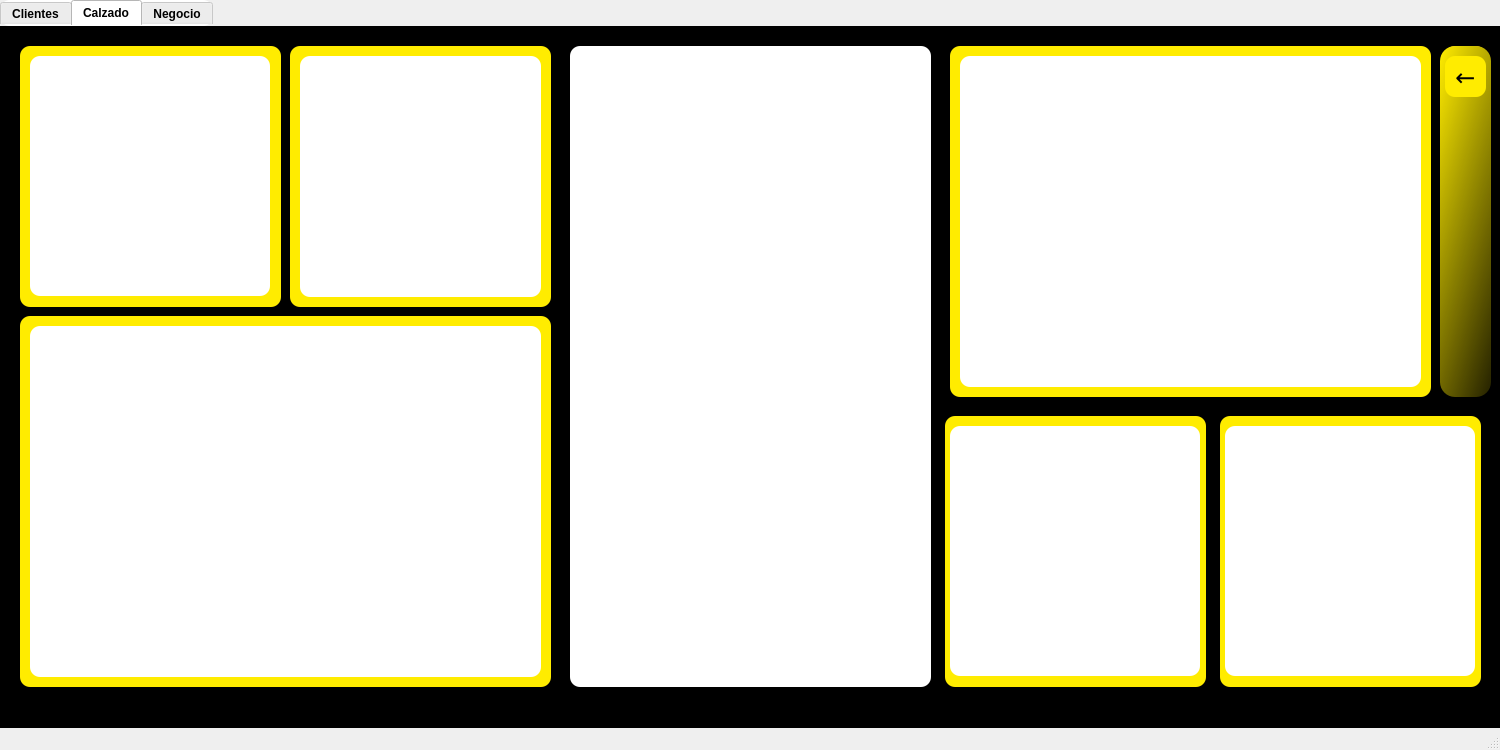
<?xml version="1.0" encoding="UTF-8"?>
<ui version="4.0">
 <class>MainWindow</class>
 <widget class="QMainWindow" name="MainWindow">
  <property name="geometry">
   <rect>
    <x>0</x>
    <y>0</y>
    <width>1500</width>
    <height>750</height>
   </rect>
  </property>
  <property name="sizePolicy">
   <sizepolicy hsizetype="Preferred" vsizetype="Preferred">
    <horstretch>0</horstretch>
    <verstretch>0</verstretch>
   </sizepolicy>
  </property>
  <property name="minimumSize">
   <size>
    <width>1500</width>
    <height>750</height>
   </size>
  </property>
  <property name="maximumSize">
   <size>
    <width>1500</width>
    <height>750</height>
   </size>
  </property>
  <property name="windowTitle">
   <string>MainWindow</string>
  </property>
  <widget class="QWidget" name="centralwidget">
   <widget class="QTabWidget" name="Clientes">
    <property name="geometry">
     <rect>
      <x>0</x>
      <y>0</y>
      <width>1500</width>
      <height>750</height>
     </rect>
    </property>
    <property name="minimumSize">
     <size>
      <width>1500</width>
      <height>750</height>
     </size>
    </property>
    <property name="maximumSize">
     <size>
      <width>1500</width>
      <height>750</height>
     </size>
    </property>
    <property name="font">
     <font>
      <weight>75</weight>
      <bold>true</bold>
      <kerning>true</kerning>
     </font>
    </property>
    <property name="styleSheet">
     <string notr="true">background-color: rgb(255, 255, 255);
border-radius:10px;</string>
    </property>
    <property name="currentIndex">
     <number>1</number>
    </property>
    <widget class="QWidget" name="tab_6">
     <attribute name="title">
      <string>Clientes</string>
     </attribute>
     <widget class="QLabel" name="aviso_lineedit_4">
      <property name="geometry">
       <rect>
        <x>60</x>
        <y>410</y>
        <width>191</width>
        <height>16</height>
       </rect>
      </property>
      <property name="styleSheet">
       <string notr="true">color: red;</string>
      </property>
      <property name="text">
       <string>&lt;html&gt;&lt;head/&gt;&lt;body&gt;&lt;p align=&quot;center&quot;&gt;&lt;br/&gt;&lt;/p&gt;&lt;/body&gt;&lt;/html&gt;</string>
      </property>
     </widget>
     <widget class="QLabel" name="label_2">
      <property name="geometry">
       <rect>
        <x>290</x>
        <y>20</y>
        <width>261</width>
        <height>261</height>
       </rect>
      </property>
      <property name="styleSheet">
       <string notr="true">background-color: rgb(255, 236, 0)</string>
      </property>
      <property name="text">
       <string/>
      </property>
     </widget>
     <widget class="QGraphicsView" name="clientes_graphicsView_2">
      <property name="geometry">
       <rect>
        <x>300</x>
        <y>30</y>
        <width>240</width>
        <height>240</height>
       </rect>
      </property>
     </widget>
     <widget class="QLabel" name="label_3">
      <property name="geometry">
       <rect>
        <x>20</x>
        <y>20</y>
        <width>261</width>
        <height>261</height>
       </rect>
      </property>
      <property name="styleSheet">
       <string notr="true">background-color: rgb(255, 236, 0 )</string>
      </property>
      <property name="text">
       <string/>
      </property>
     </widget>
     <widget class="QGraphicsView" name="clientes_graphicsView_1">
      <property name="geometry">
       <rect>
        <x>30</x>
        <y>30</y>
        <width>240</width>
        <height>240</height>
       </rect>
      </property>
     </widget>
     <widget class="QLabel" name="label_7">
      <property name="geometry">
       <rect>
        <x>20</x>
        <y>290</y>
        <width>531</width>
        <height>371</height>
       </rect>
      </property>
      <property name="styleSheet">
       <string notr="true">background-color: rgb(255, 236, 0)</string>
      </property>
      <property name="text">
       <string/>
      </property>
     </widget>
     <widget class="QGraphicsView" name="clientes_graphicsView_3">
      <property name="geometry">
       <rect>
        <x>30</x>
        <y>300</y>
        <width>511</width>
        <height>351</height>
       </rect>
      </property>
     </widget>
     <widget class="QLabel" name="label_6">
      <property name="geometry">
       <rect>
        <x>-10</x>
        <y>-40</y>
        <width>1521</width>
        <height>741</height>
       </rect>
      </property>
      <property name="styleSheet">
       <string notr="true">background-color: black</string>
      </property>
      <property name="text">
       <string/>
      </property>
     </widget>
     <widget class="QGraphicsView" name="clientes_graphicsView_4">
      <property name="geometry">
       <rect>
        <x>570</x>
        <y>20</y>
        <width>361</width>
        <height>641</height>
       </rect>
      </property>
     </widget>
     <widget class="QLabel" name="label_12">
      <property name="geometry">
       <rect>
        <x>945</x>
        <y>390</y>
        <width>541</width>
        <height>271</height>
       </rect>
      </property>
      <property name="styleSheet">
       <string notr="true">background-color: rgb(255, 236, 0)</string>
      </property>
      <property name="text">
       <string/>
      </property>
     </widget>
     <widget class="QLabel" name="label">
      <property name="geometry">
       <rect>
        <x>1440</x>
        <y>20</y>
        <width>51</width>
        <height>351</height>
       </rect>
      </property>
      <property name="styleSheet">
       <string notr="true">
background-color:qlineargradient(spread:pad, x1:1, y1:2, x2:0, y2:0, stop:0 rgba(0, 0, 0, 1), stop:0.302488 rgba(0, 0, 0, 1), stop:1 rgba(255,236,0, 1));


border-radius: 15px;</string>
      </property>
      <property name="text">
       <string/>
      </property>
     </widget>
     <widget class="QGraphicsView" name="clientes_graphicsView_5">
      <property name="geometry">
       <rect>
        <x>950</x>
        <y>400</y>
        <width>531</width>
        <height>250</height>
       </rect>
      </property>
     </widget>
     <widget class="QLabel" name="label_11">
      <property name="geometry">
       <rect>
        <x>950</x>
        <y>20</y>
        <width>481</width>
        <height>351</height>
       </rect>
      </property>
      <property name="styleSheet">
       <string notr="true">background-color: rgb(255, 236, 0)</string>
      </property>
      <property name="text">
       <string/>
      </property>
     </widget>
     <widget class="QGraphicsView" name="clientes_graphicsView_7">
      <property name="geometry">
       <rect>
        <x>960</x>
        <y>30</y>
        <width>461</width>
        <height>331</height>
       </rect>
      </property>
     </widget>
     <widget class="QPushButton" name="regresarButton">
      <property name="geometry">
       <rect>
        <x>1445</x>
        <y>30</y>
        <width>41</width>
        <height>41</height>
       </rect>
      </property>
      <property name="font">
       <font>
        <family>MS Outlook</family>
        <pointsize>18</pointsize>
        <weight>50</weight>
        <italic>false</italic>
        <bold>false</bold>
       </font>
      </property>
      <property name="cursor">
       <cursorShape>PointingHandCursor</cursorShape>
      </property>
      <property name="styleSheet">
       <string notr="true">background-color: rgb(255, 236,0);
font: 18pt &quot;MS Outlook&quot;;</string>
      </property>
      <property name="text">
       <string>←</string>
      </property>
     </widget>
     <zorder>label_6</zorder>
     <zorder>aviso_lineedit_4</zorder>
     <zorder>label_2</zorder>
     <zorder>clientes_graphicsView_2</zorder>
     <zorder>label_3</zorder>
     <zorder>clientes_graphicsView_1</zorder>
     <zorder>label_7</zorder>
     <zorder>clientes_graphicsView_3</zorder>
     <zorder>clientes_graphicsView_4</zorder>
     <zorder>label_12</zorder>
     <zorder>label</zorder>
     <zorder>clientes_graphicsView_5</zorder>
     <zorder>label_11</zorder>
     <zorder>clientes_graphicsView_7</zorder>
     <zorder>regresarButton</zorder>
    </widget>
    <widget class="QWidget" name="tab">
     <attribute name="title">
      <string>Calzado</string>
     </attribute>
     <widget class="QLabel" name="label_82">
      <property name="geometry">
       <rect>
        <x>-10</x>
        <y>-10</y>
        <width>1521</width>
        <height>741</height>
       </rect>
      </property>
      <property name="styleSheet">
       <string notr="true">background-color: black</string>
      </property>
      <property name="text">
       <string/>
      </property>
     </widget>
     <widget class="QLabel" name="label_100">
      <property name="geometry">
       <rect>
        <x>20</x>
        <y>290</y>
        <width>531</width>
        <height>371</height>
       </rect>
      </property>
      <property name="styleSheet">
       <string notr="true">background-color: rgb(255, 236, 0)</string>
      </property>
      <property name="text">
       <string/>
      </property>
     </widget>
     <widget class="QLabel" name="label_101">
      <property name="geometry">
       <rect>
        <x>1220</x>
        <y>390</y>
        <width>261</width>
        <height>271</height>
       </rect>
      </property>
      <property name="styleSheet">
       <string notr="true">background-color: rgb(255, 236, 0)</string>
      </property>
      <property name="text">
       <string/>
      </property>
     </widget>
     <widget class="QPushButton" name="regresarButton_7">
      <property name="geometry">
       <rect>
        <x>1445</x>
        <y>20</y>
        <width>41</width>
        <height>41</height>
       </rect>
      </property>
      <property name="font">
       <font>
        <family>MS Outlook</family>
        <pointsize>18</pointsize>
        <weight>50</weight>
        <italic>false</italic>
        <bold>false</bold>
       </font>
      </property>
      <property name="cursor">
       <cursorShape>PointingHandCursor</cursorShape>
      </property>
      <property name="styleSheet">
       <string notr="true">background-color: #fdbb2d;
font: 18pt &quot;MS Outlook&quot;;</string>
      </property>
      <property name="text">
       <string>←</string>
      </property>
     </widget>
     <widget class="QLabel" name="label_103">
      <property name="geometry">
       <rect>
        <x>290</x>
        <y>20</y>
        <width>261</width>
        <height>261</height>
       </rect>
      </property>
      <property name="styleSheet">
       <string notr="true">background-color: rgb(255, 236, 0)</string>
      </property>
      <property name="text">
       <string/>
      </property>
     </widget>
     <widget class="QLabel" name="label_104">
      <property name="geometry">
       <rect>
        <x>20</x>
        <y>20</y>
        <width>261</width>
        <height>261</height>
       </rect>
      </property>
      <property name="styleSheet">
       <string notr="true">background-color: rgb(255, 236, 0 )</string>
      </property>
      <property name="text">
       <string/>
      </property>
     </widget>
     <widget class="QLabel" name="label_105">
      <property name="geometry">
       <rect>
        <x>945</x>
        <y>390</y>
        <width>261</width>
        <height>271</height>
       </rect>
      </property>
      <property name="styleSheet">
       <string notr="true">background-color: rgb(255, 236, 0)</string>
      </property>
      <property name="text">
       <string/>
      </property>
     </widget>
     <widget class="QGraphicsView" name="calzado_graphicsView_8">
      <property name="geometry">
       <rect>
        <x>1225</x>
        <y>400</y>
        <width>250</width>
        <height>250</height>
       </rect>
      </property>
     </widget>
     <widget class="QLabel" name="label_106">
      <property name="geometry">
       <rect>
        <x>1440</x>
        <y>20</y>
        <width>51</width>
        <height>351</height>
       </rect>
      </property>
      <property name="styleSheet">
       <string notr="true">
background-color:qlineargradient(spread:pad, x1:1, y1:2, x2:0, y2:0, stop:0 rgba(0, 0, 0, 1), stop:0.302488 rgba(0, 0, 0, 1), stop:1 rgba(255,236,0, 1));


border-radius: 15px;</string>
      </property>
      <property name="text">
       <string/>
      </property>
     </widget>
     <widget class="QLabel" name="label_108">
      <property name="geometry">
       <rect>
        <x>970</x>
        <y>300</y>
        <width>441</width>
        <height>20</height>
       </rect>
      </property>
      <property name="text">
       <string> Gráfica GRANDE de Una cosa con Algo</string>
      </property>
     </widget>
     <widget class="QGraphicsView" name="calzado_graphicsView_5">
      <property name="geometry">
       <rect>
        <x>570</x>
        <y>20</y>
        <width>361</width>
        <height>641</height>
       </rect>
      </property>
     </widget>
     <widget class="QGraphicsView" name="calzado_graphicsView_7">
      <property name="geometry">
       <rect>
        <x>950</x>
        <y>400</y>
        <width>250</width>
        <height>250</height>
       </rect>
      </property>
     </widget>
     <widget class="QGraphicsView" name="calzado_graphicsView_4">
      <property name="geometry">
       <rect>
        <x>30</x>
        <y>300</y>
        <width>511</width>
        <height>351</height>
       </rect>
      </property>
     </widget>
     <widget class="QGraphicsView" name="calzado_graphicsView_1">
      <property name="geometry">
       <rect>
        <x>30</x>
        <y>30</y>
        <width>240</width>
        <height>240</height>
       </rect>
      </property>
     </widget>
     <widget class="QGraphicsView" name="clientes_graphicsView_49">
      <property name="geometry">
       <rect>
        <x>960</x>
        <y>40</y>
        <width>461</width>
        <height>251</height>
       </rect>
      </property>
     </widget>
     <widget class="QGraphicsView" name="calzado_graphicsView_3">
      <property name="geometry">
       <rect>
        <x>300</x>
        <y>30</y>
        <width>241</width>
        <height>241</height>
       </rect>
      </property>
     </widget>
     <widget class="QLabel" name="label_113">
      <property name="geometry">
       <rect>
        <x>950</x>
        <y>20</y>
        <width>481</width>
        <height>351</height>
       </rect>
      </property>
      <property name="styleSheet">
       <string notr="true">background-color: rgb(255, 236, 0)</string>
      </property>
      <property name="text">
       <string/>
      </property>
     </widget>
     <widget class="QGraphicsView" name="calzado_graphicsView_6">
      <property name="geometry">
       <rect>
        <x>960</x>
        <y>30</y>
        <width>461</width>
        <height>331</height>
       </rect>
      </property>
     </widget>
     <widget class="QPushButton" name="regresarButton_11">
      <property name="geometry">
       <rect>
        <x>1445</x>
        <y>30</y>
        <width>41</width>
        <height>41</height>
       </rect>
      </property>
      <property name="font">
       <font>
        <family>MS Outlook</family>
        <pointsize>18</pointsize>
        <weight>50</weight>
        <italic>false</italic>
        <bold>false</bold>
       </font>
      </property>
      <property name="cursor">
       <cursorShape>PointingHandCursor</cursorShape>
      </property>
      <property name="styleSheet">
       <string notr="true">background-color: rgb(255,236,0);
font: 18pt &quot;MS Outlook&quot;;</string>
      </property>
      <property name="text">
       <string>←</string>
      </property>
     </widget>
    </widget>
    <widget class="QWidget" name="tab_4">
     <attribute name="title">
      <string>Negocio</string>
     </attribute>
     <widget class="QLabel" name="aviso_lineedit_2">
      <property name="geometry">
       <rect>
        <x>210</x>
        <y>310</y>
        <width>201</width>
        <height>20</height>
       </rect>
      </property>
      <property name="styleSheet">
       <string notr="true">color: red;</string>
      </property>
      <property name="text">
       <string>&lt;html&gt;&lt;head/&gt;&lt;body&gt;&lt;p align=&quot;center&quot;&gt;&lt;br/&gt;&lt;/p&gt;&lt;/body&gt;&lt;/html&gt;</string>
      </property>
     </widget>
     <widget class="QLabel" name="label_83">
      <property name="geometry">
       <rect>
        <x>-10</x>
        <y>-20</y>
        <width>1521</width>
        <height>741</height>
       </rect>
      </property>
      <property name="styleSheet">
       <string notr="true">background-color: black</string>
      </property>
      <property name="text">
       <string/>
      </property>
     </widget>
     <widget class="QLabel" name="label_115">
      <property name="geometry">
       <rect>
        <x>20</x>
        <y>290</y>
        <width>531</width>
        <height>371</height>
       </rect>
      </property>
      <property name="styleSheet">
       <string notr="true">background-color: rgb(255, 236, 0)</string>
      </property>
      <property name="text">
       <string/>
      </property>
     </widget>
     <widget class="QLabel" name="label_116">
      <property name="geometry">
       <rect>
        <x>1220</x>
        <y>355</y>
        <width>261</width>
        <height>301</height>
       </rect>
      </property>
      <property name="styleSheet">
       <string notr="true">background-color: rgb(255, 236, 0)</string>
      </property>
      <property name="text">
       <string/>
      </property>
     </widget>
     <widget class="QPushButton" name="regresarButton_8">
      <property name="geometry">
       <rect>
        <x>1445</x>
        <y>20</y>
        <width>41</width>
        <height>41</height>
       </rect>
      </property>
      <property name="font">
       <font>
        <family>MS Outlook</family>
        <pointsize>18</pointsize>
        <weight>50</weight>
        <italic>false</italic>
        <bold>false</bold>
       </font>
      </property>
      <property name="cursor">
       <cursorShape>PointingHandCursor</cursorShape>
      </property>
      <property name="styleSheet">
       <string notr="true">background-color: #fdbb2d;
font: 18pt &quot;MS Outlook&quot;;</string>
      </property>
      <property name="text">
       <string>←</string>
      </property>
     </widget>
     <widget class="QLabel" name="label_118">
      <property name="geometry">
       <rect>
        <x>290</x>
        <y>20</y>
        <width>261</width>
        <height>261</height>
       </rect>
      </property>
      <property name="styleSheet">
       <string notr="true">background-color: rgb(255, 236, 0)</string>
      </property>
      <property name="text">
       <string/>
      </property>
     </widget>
     <widget class="QLabel" name="label_119">
      <property name="geometry">
       <rect>
        <x>20</x>
        <y>20</y>
        <width>261</width>
        <height>261</height>
       </rect>
      </property>
      <property name="styleSheet">
       <string notr="true">background-color: rgb(255, 236, 0 )</string>
      </property>
      <property name="text">
       <string/>
      </property>
     </widget>
     <widget class="QLabel" name="label_120">
      <property name="geometry">
       <rect>
        <x>950</x>
        <y>355</y>
        <width>261</width>
        <height>301</height>
       </rect>
      </property>
      <property name="styleSheet">
       <string notr="true">background-color: rgb(255, 236, 0)</string>
      </property>
      <property name="text">
       <string/>
      </property>
     </widget>
     <widget class="QGraphicsView" name="empleados_graphicsView_8">
      <property name="geometry">
       <rect>
        <x>1230</x>
        <y>360</y>
        <width>241</width>
        <height>291</height>
       </rect>
      </property>
     </widget>
     <widget class="QLabel" name="label_121">
      <property name="geometry">
       <rect>
        <x>1440</x>
        <y>20</y>
        <width>51</width>
        <height>321</height>
       </rect>
      </property>
      <property name="styleSheet">
       <string notr="true">background-color:qlineargradient(spread:pad, x1:1, y1:2, x2:0, y2:0, stop:0 rgba(0, 0, 0, 1), stop:0.302488 rgba(0, 0, 0, 1), stop:1 rgba(255,236,0, 1));


border-radius: 15px;</string>
      </property>
      <property name="text">
       <string/>
      </property>
     </widget>
     <widget class="QLabel" name="label_123">
      <property name="geometry">
       <rect>
        <x>970</x>
        <y>300</y>
        <width>441</width>
        <height>20</height>
       </rect>
      </property>
      <property name="text">
       <string> Gráfica GRANDE de Una cosa con Algo</string>
      </property>
     </widget>
     <widget class="QGraphicsView" name="empleados_graphicsView_5">
      <property name="geometry">
       <rect>
        <x>570</x>
        <y>20</y>
        <width>361</width>
        <height>641</height>
       </rect>
      </property>
     </widget>
     <widget class="QGraphicsView" name="empleados_graphicsView_7">
      <property name="geometry">
       <rect>
        <x>959</x>
        <y>360</y>
        <width>241</width>
        <height>291</height>
       </rect>
      </property>
     </widget>
     <widget class="QGraphicsView" name="empleados_graphicsView_4">
      <property name="geometry">
       <rect>
        <x>30</x>
        <y>301</y>
        <width>511</width>
        <height>351</height>
       </rect>
      </property>
     </widget>
     <widget class="QGraphicsView" name="empleados_graphicsView_1">
      <property name="geometry">
       <rect>
        <x>30</x>
        <y>30</y>
        <width>241</width>
        <height>241</height>
       </rect>
      </property>
     </widget>
     <widget class="QGraphicsView" name="clientes_graphicsView_56">
      <property name="geometry">
       <rect>
        <x>960</x>
        <y>40</y>
        <width>461</width>
        <height>251</height>
       </rect>
      </property>
     </widget>
     <widget class="QGraphicsView" name="empleados_graphicsView_3">
      <property name="geometry">
       <rect>
        <x>300</x>
        <y>30</y>
        <width>241</width>
        <height>241</height>
       </rect>
      </property>
     </widget>
     <widget class="QLabel" name="label_128">
      <property name="geometry">
       <rect>
        <x>950</x>
        <y>20</y>
        <width>481</width>
        <height>321</height>
       </rect>
      </property>
      <property name="styleSheet">
       <string notr="true">background-color: rgb(255, 236, 0)</string>
      </property>
      <property name="text">
       <string/>
      </property>
     </widget>
     <widget class="QGraphicsView" name="empleados_graphicsView_6">
      <property name="geometry">
       <rect>
        <x>960</x>
        <y>30</y>
        <width>461</width>
        <height>301</height>
       </rect>
      </property>
     </widget>
     <widget class="QLabel" name="label_147">
      <property name="geometry">
       <rect>
        <x>980</x>
        <y>710</y>
        <width>441</width>
        <height>20</height>
       </rect>
      </property>
      <property name="text">
       <string> Gráfica GRANDE de Una cosa con Algo</string>
      </property>
     </widget>
     <widget class="QPushButton" name="regresarButton_12">
      <property name="geometry">
       <rect>
        <x>1445</x>
        <y>30</y>
        <width>41</width>
        <height>41</height>
       </rect>
      </property>
      <property name="font">
       <font>
        <family>MS Outlook</family>
        <pointsize>18</pointsize>
        <weight>50</weight>
        <italic>false</italic>
        <bold>false</bold>
       </font>
      </property>
      <property name="cursor">
       <cursorShape>PointingHandCursor</cursorShape>
      </property>
      <property name="styleSheet">
       <string notr="true">background-color: rgb(255,236,0);
font: 18pt &quot;MS Outlook&quot;;</string>
      </property>
      <property name="text">
       <string>←</string>
      </property>
     </widget>
    </widget>
   </widget>
  </widget>
  <widget class="QMenuBar" name="menubar">
   <property name="geometry">
    <rect>
     <x>0</x>
     <y>0</y>
     <width>1500</width>
     <height>18</height>
    </rect>
   </property>
  </widget>
  <widget class="QStatusBar" name="statusbar"/>
 </widget>
 <resources/>
 <connections/>
</ui>
